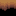

A level layout from a 2D game, rendered from its tile map. Below: a short description, then the map file with its tile-grid data intact:
An orthogonal 1x1 tile map with 16x16 px tiles, 1 tile layer (Calque de Tuiles 1).

<map version="1.10" tiledversion="1.11.2" orientation="orthogonal" renderorder="right-down" width="1" height="1" tilewidth="16" tileheight="16" infinite="0" nextlayerid="2" nextobjectid="1">
 <tileset firstgid="1" source="ground_grasss.tsx" />
 <layer id="1" name="Calque de Tuiles 1" width="1" height="1">
  <data encoding="csv">
487
</data>
 </layer>
</map>
